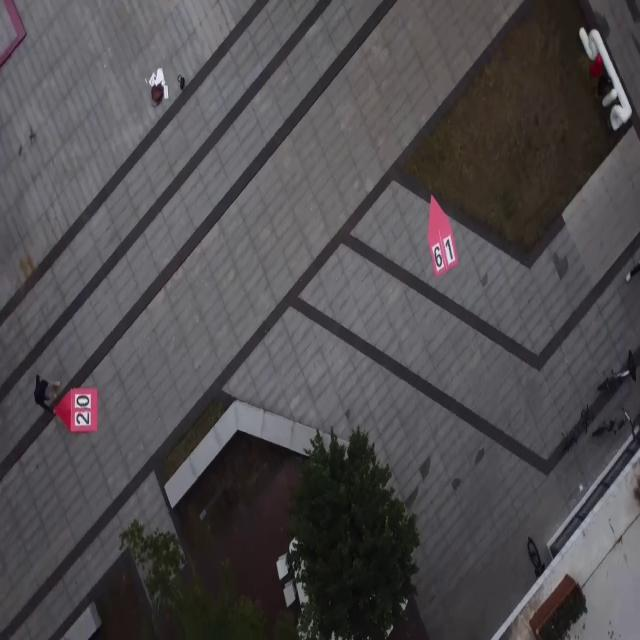
#> input picture datasets/test/images/115_jpg.rf.dfacbe39f610f9952276056d976a2ab4.jpg, 640 x 640 px
$ python -i arrow_orientation_correction.py   (imports and definitions only)
#> lines starting #> are read from the running program, lines starting #| are printed output that depends on the picture; after the words box and inside, x2 and y2 are one past the last pixel; in counts of white or black regions, pixels touching at a corner belong together
#!/usr/bin/env python3
# -*- coding: utf-8 -*-
"""
传统OpenCV方法进行箭头方向矫正
确保箭头尖端朝向正上方
"""

import cv2
import numpy as np
import matplotlib.pyplot as plt
from pathlib import Path
import os

class ArrowOrientationCorrector:
    def __init__(self):
        """初始化箭头方向矫正器"""
        self.debug = True

    # [41 lines left out: function detect_arrow_contour, not called in this run]

    def find_arrow_tip(self, contour):
        """
        检测箭头顶点

        Args:
            contour: 箭头轮廓

        Returns:
            tip_point: 箭头顶点坐标 (x, y)，如果检测失败返回None
        """

        # 首先尝试凸包缺陷方法
        tip_point = self.find_arrow_tip_by_convex_hull(contour)
        if tip_point is not None:
            return tip_point

        # 如果凸包方法失败，使用几何方法
        return self.find_arrow_tip_by_geometry(contour)

    def find_arrow_tip_by_convex_hull(self, contour):
        """
        使用凸包缺陷分析找到箭头顶点

        Args:
            contour: 箭头轮廓

        Returns:
            tip_point: 箭头顶点坐标 (x, y)，如果检测失败返回None
        """

        try:
            # 计算凸包
            hull = cv2.convexHull(contour, returnPoints=False)

            if len(hull) < 4:
                return None

            # 计算凸包缺陷
            defects = cv2.convexityDefects(contour, hull)

            if defects is None or len(defects) == 0:
                return None

            # 找到最深的缺陷点
            max_depth = 0
            deepest_defect = None

            for i in range(defects.shape[0]):
                s, e, f, d = defects[i, 0]
                depth = d / 256.0  # 转换为像素单位

                if depth > max_depth:
                    max_depth = depth
                    deepest_defect = f

            if deepest_defect is None:
                return None

            # 获取最深缺陷点的坐标
            defect_point = tuple(contour[deepest_defect][0])

            # 找到距离缺陷点最远的轮廓点作为箭头尖端
            contour_points = contour.reshape(-1, 2)
            distances = np.sqrt(np.sum((contour_points - defect_point)**2, axis=1))
            tip_idx = np.argmax(distances)

            return tuple(contour_points[tip_idx])

        except Exception as e:
            print(f"凸包方法失败: {e}")
            return None

    # [30 lines left out: function find_arrow_tip_by_geometry, not called in this run]

    def calculate_rotation_angle(self, tip_point, center_point, image_shape):
        """
        计算旋转角度，使tip与center的连线垂直且tip在上方

        Args:
            tip_point: 箭头顶点坐标 (x, y)
            center_point: 箭头中心坐标 (x, y)
            image_shape: 图像形状 (height, width)

        Returns:
            rotation_angle: 需要旋转的角度（度）
        """

        # 计算从center到tip的向量
        dx = tip_point[0] - center_point[0]
        dy = tip_point[1] - center_point[1]  # 注意：图像坐标系中y向下为正

        print(f"🔍 Center到Tip向量: dx={dx}, dy={dy}")

        # 计算当前连线与垂直向上方向的夹角
        # 垂直向上是(0, -1)，使用atan2计算角度
        current_angle = np.degrees(np.arctan2(dx, -dy))  # 相对于垂直向上方向
        print(f"🔍 当前连线角度（相对垂直向上）: {current_angle:.1f}°")

        # 目标：连线应该垂直向上，即角度为0度
        target_angle = 0.0

        # 计算需要旋转的角度
        rotation_angle = target_angle - current_angle

        # 将角度标准化到[-180, 180]范围
        while rotation_angle > 180:
            rotation_angle -= 360
        while rotation_angle < -180:
            rotation_angle += 360

        print(f"🔍 目标角度: {target_angle}°")
        print(f"🔍 需要旋转: {rotation_angle:.1f}°")

        # 检查tip是否已经在center上方
        if dy < 0:  # tip在center上方（y坐标更小）
            print("✅ Tip已在Center上方")
        else:
            print("⚠️ Tip在Center下方，需要调整方向")
            # 如果tip在center下方，旋转角度需要调整180度
            if rotation_angle > 0:
                rotation_angle -= 180
            else:
                rotation_angle += 180

            # 重新标准化
            while rotation_angle > 180:
                rotation_angle -= 360
            while rotation_angle < -180:
                rotation_angle += 360

            print(f"🔍 调整后旋转角度: {rotation_angle:.1f}°")

        return rotation_angle

    def verify_tip_position(self, rotated_image, original_tip, rotation_matrix):
        """
        验证旋转后tip-center连线是否垂直且tip在上方

        Args:
            rotated_image: 旋转后的图像
            original_tip: 原始顶点坐标
            rotation_matrix: 旋转矩阵

        Returns:
            is_correct: 是否正确旋转
            verification_info: 验证信息
        """

        try:
            # 在旋转后的图像中重新检测箭头
            contours = self.detect_arrow_contours(rotated_image)
            if not contours:
                return False, "未检测到轮廓"

            # 找到最大轮廓
            largest_contour = max(contours, key=cv2.contourArea)

            # 计算新的中心点
            M = cv2.moments(largest_contour)
            if M["m00"] == 0:
                return False, "无法计算中心点"

            new_center_x = int(M["m10"] / M["m00"])
            new_center_y = int(M["m01"] / M["m00"])
            new_center = (new_center_x, new_center_y)

            # 检测新的顶点
            new_tip = self.find_arrow_tip(largest_contour)
            if new_tip is None:
                return False, "无法检测顶点"

            # 计算tip-center连线的角度
            dx = new_tip[0] - new_center[0]
            dy = new_tip[1] - new_center[1]

            # 计算连线与垂直方向的夹角
            line_angle = np.degrees(np.arctan2(dx, -dy))  # 使用-dy因为我们要相对于向上的垂直方向

            # 检查是否接近垂直（允许一定误差）
            angle_tolerance = 15  # 度
            is_vertical = abs(line_angle) <= angle_tolerance

            # 检查tip是否在center上方
            is_tip_above = dy < 0

            verification_info = {
                'new_tip': new_tip,
                'new_center': new_center,
                'line_angle': line_angle,
                'is_vertical': is_vertical,
                'is_tip_above': is_tip_above
            }

            is_correct = is_vertical and is_tip_above

            print(f"🔍 验证结果:")
            print(f"   新顶点: {new_tip}")
            print(f"   新中心: {new_center}")
            print(f"   连线角度: {line_angle:.1f}° (相对垂直)")
            print(f"   是否垂直: {is_vertical} (误差≤{angle_tolerance}°)")
            print(f"   Tip在上方: {is_tip_above}")
            print(f"   整体正确: {is_correct}")

            return is_correct, verification_info

        except Exception as e:
            print(f"验证过程出错: {e}")
            return False, f"验证失败: {str(e)}"

    def rotate_image(self, image, angle, center=None):
        """
        旋转图像

        Args:
            image: 输入图像
            angle: 旋转角度（度）
            center: 旋转中心，如果为None则使用图像中心

        Returns:
            rotated_image: 旋转后的图像
            rotation_matrix: 旋转矩阵
        """
        h, w = image.shape[:2]

        if center is None:
            center = (w // 2, h // 2)

        # 计算旋转矩阵
        rotation_matrix = cv2.getRotationMatrix2D(center, angle, 1.0)

        # 计算新的边界框大小
        cos_val = np.abs(rotation_matrix[0, 0])
        sin_val = np.abs(rotation_matrix[0, 1])

        new_w = int((h * sin_val) + (w * cos_val))
        new_h = int((h * cos_val) + (w * sin_val))

        # 调整旋转矩阵以适应新的图像大小
        rotation_matrix[0, 2] += (new_w / 2) - center[0]
        rotation_matrix[1, 2] += (new_h / 2) - center[1]

        # 执行旋转
        rotated = cv2.warpAffine(image, rotation_matrix, (new_w, new_h),
                                flags=cv2.INTER_LINEAR,
                                borderMode=cv2.BORDER_CONSTANT,
                                borderValue=(255, 255, 255))

        return rotated, rotation_matrix

    def correct_arrow_orientation(self, image_path, output_dir=None):
        """
        矫正箭头方向，确保箭头顶点位于图像最高位置
        """
        try:
            # 读取图像
            image = cv2.imread(image_path)
#> image is the input picture: shape (640, 640, 3); mean B, G, R 78.9, 76.5, 79.4
            if image is None:
                return {"success": False, "error": "无法读取图像"}

            print(f"📸 处理图像: {image_path}")

            # 检测箭头轮廓
            contours = self.detect_arrow_contours(image)
#> in detect_arrow_contours, `mask = cv2.inRange(hsv, lower_bound, upper_bound)`:
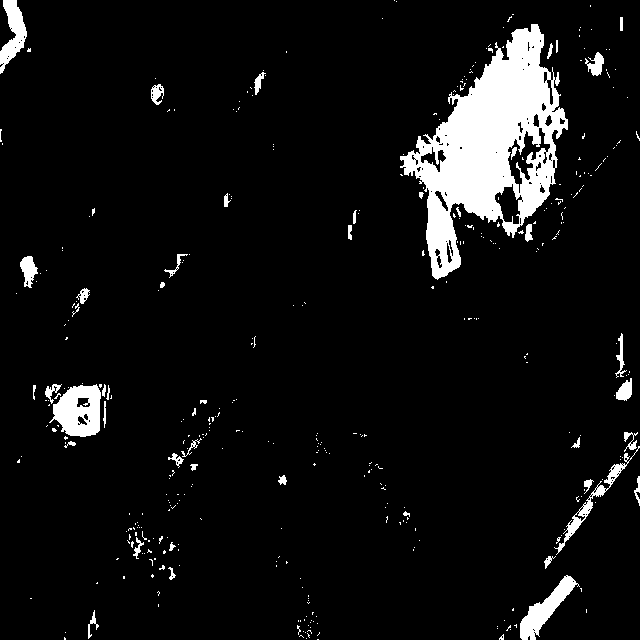
#> mask: shape (640, 640); 6.7% white; 396 white regions (349 under 20 px), largest, box (x1, y1, x2, y2) and area: (400, 24, 568, 280) 18371, (49, 384, 101, 437) 1846, (520, 575, 580, 640) 1275
#> in detect_arrow_contours, `mask = cv2.morphologyEx(mask, cv2.MORPH_CLOSE, kernel)`:
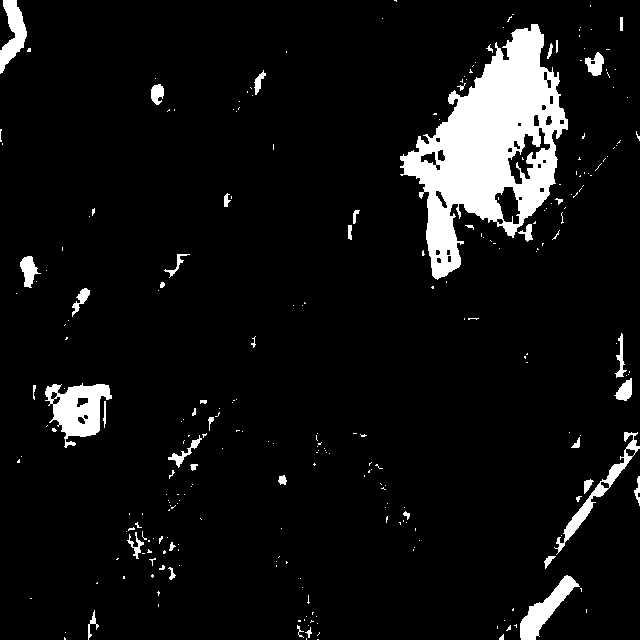
#> mask: shape (640, 640); 7.1% white; 272 white regions (225 under 20 px), largest, box (x1, y1, x2, y2) and area: (400, 24, 568, 280) 19147, (45, 383, 112, 448) 2296, (520, 575, 580, 640) 1303
#> in detect_arrow_contours, `mask = cv2.morphologyEx(mask, cv2.MORPH_OPEN, kernel)`:
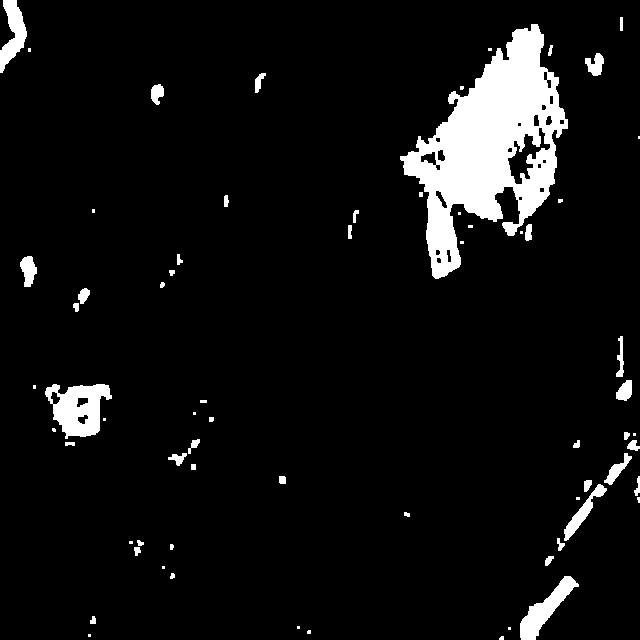
#> mask: shape (640, 640); 6.7% white; 68 white regions (24 under 20 px)
#> in detect_arrow_contours, `contours, _ = cv2.findContours(mask, cv2.RETR_EXTERNAL, cv2.CHAIN_APPR..`: contours = 68 contours, 32 with area under 20; largest, box (x1, y1, x2, y2) and area: (400, 24, 568, 279) 19849, (45, 384, 112, 439) 2283, (520, 576, 579, 640) 1212, (0, 0, 27, 73) 910, (564, 484, 607, 541) 519
#> the loop in detect_arrow_contours, `for contour in contours:` made 68 passes
#> after the loop in detect_arrow_contours, `for contour in contours:`: filtered_contours = 3 contours; box (x1, y1, x2, y2) and area: (400, 24, 568, 279) 19849, (45, 384, 112, 439) 2283, (520, 576, 579, 640) 1212
#> contours has the same summary as filtered_contours in detect_arrow_contours
            if not contours:
                return {"success": False, "error": "未检测到箭头轮廓"}

            # 找到最大的轮廓（假设为箭头）
            largest_contour = max(contours, key=cv2.contourArea)
#> largest_contour = contour of 441 points, box (x1, y1, x2, y2) (400, 24, 568, 279), area 19849
            contour_area = cv2.contourArea(largest_contour)
#> contour_area = 19849
            print(f"📏 箭头轮廓面积: {contour_area:.0f} 像素")
#| 📏 箭头轮廓面积: 19849 像素

            # 计算轮廓中心
            M = cv2.moments(largest_contour)
#> M = moments, m00 19849, centre m10/m00, m01/m00 = (491.2, 146.3)
            if M["m00"] == 0:
                return {"success": False, "error": "无法计算轮廓中心"}

            center_x = int(M["m10"] / M["m00"])
#> center_x = 491
            center_y = int(M["m01"] / M["m00"])
#> center_y = 146
            center_point = (center_x, center_y)
#> center_point = (491, 146)
            print(f"📍 轮廓中心: ({center_x}, {center_y})")
#| 📍 轮廓中心: (491, 146)

            # 检测箭头顶点
            tip_point = self.find_arrow_tip(largest_contour)
#> in find_arrow_tip_by_convex_hull, `hull = cv2.convexHull(contour, returnPoints=False)`: hull = 24 values, max 440 at index 0, min 0 at index 23, mean 235.6
#> in find_arrow_tip_by_convex_hull, `defects = cv2.convexityDefects(contour, hull)`: defects = 18 rows, first 6: [0, 8, 2, 1619], [8, 10, 9, 154], [10, 74, 26, 4392], [74, 77, 75, 181], [77, 143, 97, 4085], [144, 152, 147, 858]
#> the loop in find_arrow_tip_by_convex_hull, `for i in range(defects.shape[0]):` made 18 passes
#> (s, e, f, d, depth, max_depth, deepest_defect) on passes 1, 3, 7, 10: (0, 8, 2, 1619, 6.32, 6.32, 2), (10, 74, 26, 4392, 17.16, 17.16, 26), (152, 190, 169, 4936, 19.28, 19.28, 169), (198, 313, 236, 14908, 58.23, 58.23, 236)
#> after the loop in find_arrow_tip_by_convex_hull, `for i in range(defects.shape[0]):`: deepest_defect = 236; max_depth = 58.23
#> in find_arrow_tip_by_convex_hull, `defect_point = tuple(contour[deepest_defect][0])`: defect_point = (453, 203)
#> in find_arrow_tip_by_convex_hull, `contour_points = contour.reshape(-1, 2)`: contour_points = 441 pairs, first value 400 to 567, second value 24 to 278
#> in find_arrow_tip_by_convex_hull, `distances = np.sqrt(np.sum((contour_points - defect_point)**2, axis=1))`: distances = 441 values, max 197.7 at index 440, min 0 at index 236, mean 91.78
#> in find_arrow_tip_by_convex_hull, `tip_idx = np.argmax(distances)`: tip_idx = 440
#> in find_arrow_tip, `tip_point = self.find_arrow_tip_by_convex_hull(contour)`: tip_point = (537, 24)
#> tip_point = (537, 24)
            if tip_point is None:
                return {"success": False, "error": "无法检测箭头顶点"}

            print(f"🎯 箭头顶点: ({tip_point[0]}, {tip_point[1]})")
#| 🎯 箭头顶点: (537, 24)

            # 检查tip-center连线是否已经垂直且tip在上方
            dx = tip_point[0] - center_point[0]
#> dx = 46
            dy = tip_point[1] - center_point[1]
#> dy = -122

            # 计算连线与垂直方向的夹角
            line_angle = np.degrees(np.arctan2(dx, -dy))  # 相对于向上垂直方向
#> line_angle = 20.66

            print(f"📊 Tip-Center连线角度: {line_angle:.1f}° (相对垂直)")
#| 📊 Tip-Center连线角度: 20.7° (相对垂直)
            print(f"📊 Tip是否在Center上方: {dy < 0}")
#| 📊 Tip是否在Center上方: True

            # 检查是否已经正确（垂直且tip在上方）
            angle_tolerance = 10  # 角度误差容忍度
            is_already_vertical = abs(line_angle) <= angle_tolerance
#> is_already_vertical = False
            is_tip_above = dy < 0
#> is_tip_above = True

            if is_already_vertical and is_tip_above:
                print("✅ 箭头连线已经垂直且tip在上方，无需旋转")

                # 保存原图作为结果
                if output_dir:
                    os.makedirs(output_dir, exist_ok=True)
                    base_name = os.path.splitext(os.path.basename(image_path))[0]
                    corrected_path = os.path.join(output_dir, f"{base_name}_corrected.jpg")
                    cv2.imwrite(corrected_path, image)

                    return {
                        "success": True,
                        "original_image": image_path,
                        "corrected_image": corrected_path,
                        "tip_point": tip_point,
                        "center_point": center_point,
                        "rotation_angle": 0.0,
                        "tip_angle": 0.0,
                        "contour_area": contour_area,
                        "already_correct": True
                    }

            # 计算旋转角度
            rotation_angle = self.calculate_rotation_angle(tip_point, center_point, image.shape)
#> in calculate_rotation_angle, `dx = tip_point[0] - center_point[0]`: dx = 46
#> in calculate_rotation_angle, `dy = tip_point[1] - center_point[1]`: dy = -122
#| 🔍 Center到Tip向量: dx=46, dy=-122
#> in calculate_rotation_angle, `current_angle = np.degrees(np.arctan2(dx, -dy))`: current_angle = 20.66
#| 🔍 当前连线角度（相对垂直向上）: 20.7°
#> in calculate_rotation_angle, `rotation_angle = target_angle - current_angle`: rotation_angle = -20.66
#| 🔍 需要旋转: -20.7°
#> rotation_angle = -20.66
            print(f"🔄 需要旋转角度: {rotation_angle:.1f}°")
#| 🔄 需要旋转角度: -20.7°

            # 执行旋转
            rotated_image, rotation_matrix = self.rotate_image(image, rotation_angle, center_point)
#> in rotate_image, `rotation_matrix = cv2.getRotationMatrix2D(center, angle, 1.0)`: rotation_matrix = [[0.936, -0.353, 83.08], [0.353, 0.936, -163.8]]
#> in rotate_image, `cos_val = np.abs(rotation_matrix[0, 0])`: cos_val = 0.936
#> in rotate_image, `sin_val = np.abs(rotation_matrix[0, 1])`: sin_val = 0.353
#> in rotate_image, `new_w = int((h * sin_val) + (w * cos_val))`: new_w = 824
#> in rotate_image, `rotated = cv2.warpAffine(image, rotation_matrix, (new_w, new_h), flags..`:
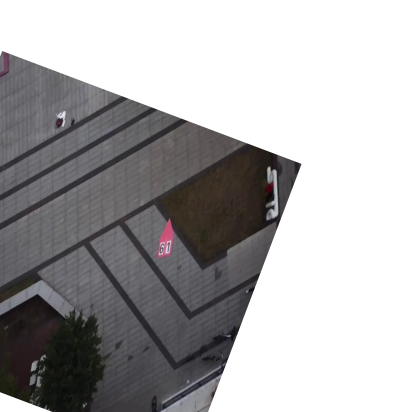
#> rotated: shape (824, 824, 3) (shown at 1/2 size); mean B, G, R 172.5, 171.6, 172.8
#> rotation_matrix = [[0.936, -0.353, 4.08], [0.353, 0.936, 102.2]]

            # 验证旋转结果
            is_correct, verification_info = self.verify_tip_position(rotated_image, tip_point, rotation_matrix)
#> in detect_arrow_contours (call 2), `mask = cv2.inRange(hsv, lower_bound, upper_bound)`:
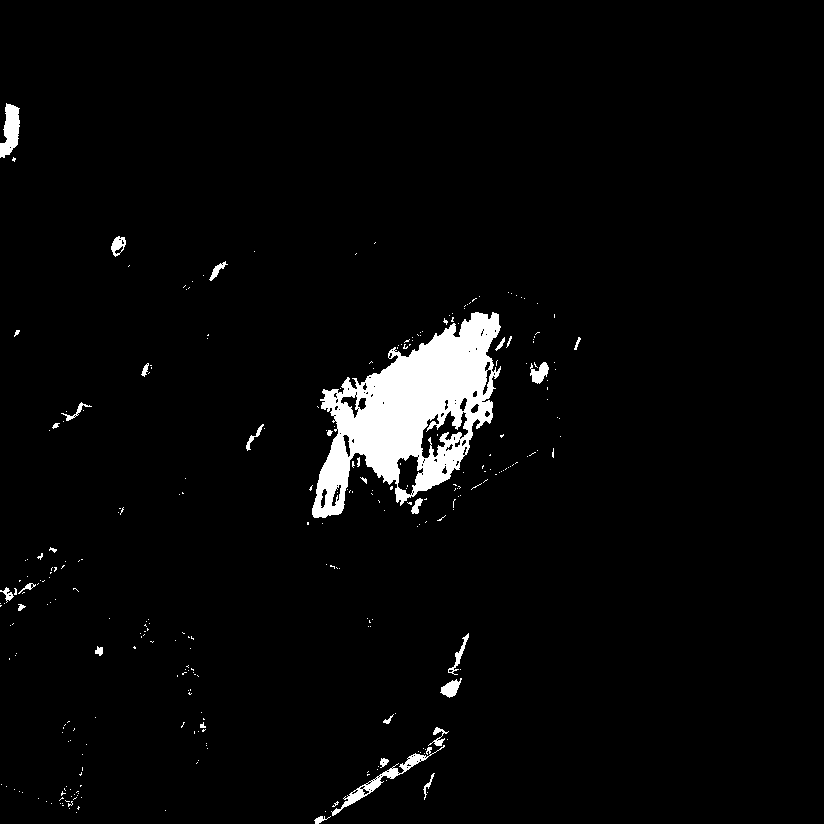
#> mask: shape (824, 824); 3.4% white; 297 white regions (266 under 20 px), largest, box (x1, y1, x2, y2) and area: (312, 312, 501, 518) 18426, (331, 745, 445, 816) 837, (0, 103, 20, 158) 700
#> (the rest of the program and of its run is left out)
